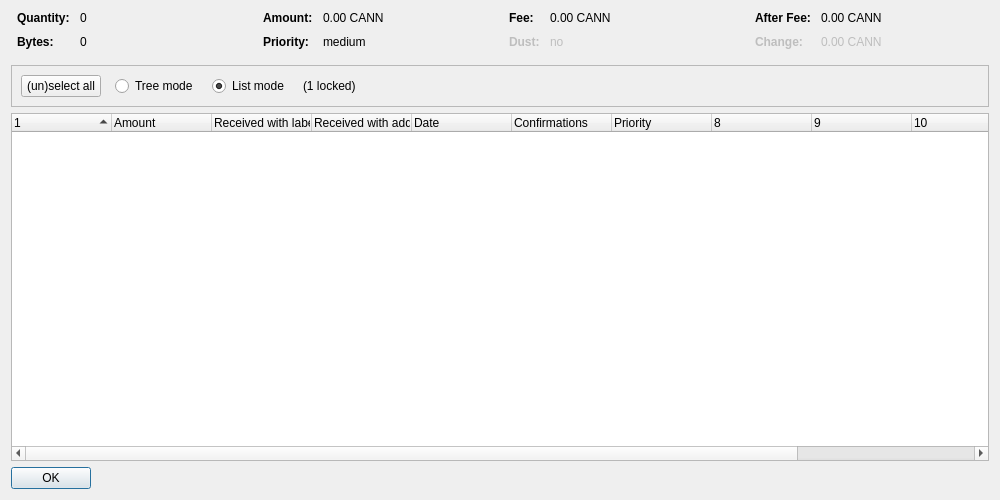
<?xml version="1.0" encoding="UTF-8"?>
<ui version="4.0">
 <class>CoinControlDialog</class>
 <widget class="QDialog" name="CoinControlDialog">
  <property name="geometry">
   <rect>
    <x>0</x>
    <y>0</y>
    <width>1000</width>
    <height>500</height>
   </rect>
  </property>
  <property name="windowTitle">
   <string>Coin Selection</string>
  </property>
  <layout class="QVBoxLayout" name="verticalLayout">
   <item>
    <layout class="QHBoxLayout" name="horizontalLayoutTop" stretch="0,0,0,0">
     <property name="topMargin">
      <number>0</number>
     </property>
     <property name="bottomMargin">
      <number>10</number>
     </property>
     <item>
      <layout class="QFormLayout" name="formLayoutCoinControl1">
       <property name="horizontalSpacing">
        <number>10</number>
       </property>
       <property name="verticalSpacing">
        <number>10</number>
       </property>
       <property name="leftMargin">
        <number>6</number>
       </property>
       <property name="rightMargin">
        <number>6</number>
       </property>
       <item row="0" column="0">
        <widget class="QLabel" name="labelCoinControlQuantityText">
         <property name="font">
          <font>
           <weight>75</weight>
           <bold>true</bold>
          </font>
         </property>
         <property name="text">
          <string>Quantity:</string>
         </property>
        </widget>
       </item>
       <item row="0" column="1">
        <widget class="QLabel" name="labelCoinControlQuantity">
         <property name="cursor">
          <cursorShape>IBeamCursor</cursorShape>
         </property>
         <property name="contextMenuPolicy">
          <enum>Qt::ActionsContextMenu</enum>
         </property>
         <property name="text">
          <string notr="true">0</string>
         </property>
         <property name="textInteractionFlags">
          <set>Qt::LinksAccessibleByMouse|Qt::TextSelectableByKeyboard|Qt::TextSelectableByMouse</set>
         </property>
        </widget>
       </item>
       <item row="1" column="0">
        <widget class="QLabel" name="labelCoinControlBytesText">
         <property name="font">
          <font>
           <weight>75</weight>
           <bold>true</bold>
          </font>
         </property>
         <property name="text">
          <string>Bytes:</string>
         </property>
        </widget>
       </item>
       <item row="1" column="1">
        <widget class="QLabel" name="labelCoinControlBytes">
         <property name="cursor">
          <cursorShape>IBeamCursor</cursorShape>
         </property>
         <property name="contextMenuPolicy">
          <enum>Qt::ActionsContextMenu</enum>
         </property>
         <property name="text">
          <string notr="true">0</string>
         </property>
         <property name="textInteractionFlags">
          <set>Qt::LinksAccessibleByMouse|Qt::TextSelectableByKeyboard|Qt::TextSelectableByMouse</set>
         </property>
        </widget>
       </item>
      </layout>
     </item>
     <item>
      <layout class="QFormLayout" name="formLayoutCoinControl2">
       <property name="horizontalSpacing">
        <number>10</number>
       </property>
       <property name="verticalSpacing">
        <number>10</number>
       </property>
       <property name="leftMargin">
        <number>6</number>
       </property>
       <property name="rightMargin">
        <number>6</number>
       </property>
       <item row="0" column="0">
        <widget class="QLabel" name="labelCoinControlAmountText">
         <property name="font">
          <font>
           <weight>75</weight>
           <bold>true</bold>
          </font>
         </property>
         <property name="text">
          <string>Amount:</string>
         </property>
        </widget>
       </item>
       <item row="0" column="1">
        <widget class="QLabel" name="labelCoinControlAmount">
         <property name="cursor">
          <cursorShape>IBeamCursor</cursorShape>
         </property>
         <property name="contextMenuPolicy">
          <enum>Qt::ActionsContextMenu</enum>
         </property>
         <property name="text">
          <string notr="true">0.00 CANN</string>
         </property>
         <property name="textInteractionFlags">
          <set>Qt::LinksAccessibleByMouse|Qt::TextSelectableByKeyboard|Qt::TextSelectableByMouse</set>
         </property>
        </widget>
       </item>
       <item row="1" column="0">
        <widget class="QLabel" name="labelCoinControlPriorityText">
         <property name="font">
          <font>
           <weight>75</weight>
           <bold>true</bold>
          </font>
         </property>
         <property name="text">
          <string>Priority:</string>
         </property>
        </widget>
       </item>
       <item row="1" column="1">
        <widget class="QLabel" name="labelCoinControlPriority">
         <property name="cursor">
          <cursorShape>IBeamCursor</cursorShape>
         </property>
         <property name="contextMenuPolicy">
          <enum>Qt::ActionsContextMenu</enum>
         </property>
         <property name="text">
          <string notr="true">medium</string>
         </property>
         <property name="textInteractionFlags">
          <set>Qt::LinksAccessibleByMouse|Qt::TextSelectableByKeyboard|Qt::TextSelectableByMouse</set>
         </property>
        </widget>
       </item>
      </layout>
     </item>
     <item>
      <layout class="QFormLayout" name="formLayoutCoinControl3">
       <property name="horizontalSpacing">
        <number>10</number>
       </property>
       <property name="verticalSpacing">
        <number>10</number>
       </property>
       <property name="leftMargin">
        <number>6</number>
       </property>
       <property name="rightMargin">
        <number>6</number>
       </property>
       <item row="0" column="0">
        <widget class="QLabel" name="labelCoinControlFeeText">
         <property name="font">
          <font>
           <weight>75</weight>
           <bold>true</bold>
          </font>
         </property>
         <property name="text">
          <string>Fee:</string>
         </property>
        </widget>
       </item>
       <item row="0" column="1">
        <widget class="QLabel" name="labelCoinControlFee">
         <property name="cursor">
          <cursorShape>IBeamCursor</cursorShape>
         </property>
         <property name="contextMenuPolicy">
          <enum>Qt::ActionsContextMenu</enum>
         </property>
         <property name="text">
          <string notr="true">0.00 CANN</string>
         </property>
         <property name="textInteractionFlags">
          <set>Qt::LinksAccessibleByMouse|Qt::TextSelectableByKeyboard|Qt::TextSelectableByMouse</set>
         </property>
        </widget>
       </item>
       <item row="1" column="0">
        <widget class="QLabel" name="labelCoinControlLowOutputText">
         <property name="enabled">
          <bool>false</bool>
         </property>
         <property name="font">
          <font>
           <weight>75</weight>
           <bold>true</bold>
          </font>
         </property>
         <property name="text">
          <string>Dust:</string>
         </property>
        </widget>
       </item>
       <item row="1" column="1">
        <widget class="QLabel" name="labelCoinControlLowOutput">
         <property name="enabled">
          <bool>false</bool>
         </property>
         <property name="cursor">
          <cursorShape>IBeamCursor</cursorShape>
         </property>
         <property name="contextMenuPolicy">
          <enum>Qt::ActionsContextMenu</enum>
         </property>
         <property name="text">
          <string notr="true">no</string>
         </property>
         <property name="textInteractionFlags">
          <set>Qt::LinksAccessibleByMouse|Qt::TextSelectableByKeyboard|Qt::TextSelectableByMouse</set>
         </property>
        </widget>
       </item>
      </layout>
     </item>
     <item>
      <layout class="QFormLayout" name="formLayoutCoinControl4">
       <property name="horizontalSpacing">
        <number>10</number>
       </property>
       <property name="verticalSpacing">
        <number>10</number>
       </property>
       <property name="leftMargin">
        <number>6</number>
       </property>
       <property name="rightMargin">
        <number>6</number>
       </property>
       <item row="0" column="0">
        <widget class="QLabel" name="labelCoinControlAfterFeeText">
         <property name="font">
          <font>
           <weight>75</weight>
           <bold>true</bold>
          </font>
         </property>
         <property name="text">
          <string>After Fee:</string>
         </property>
        </widget>
       </item>
       <item row="0" column="1">
        <widget class="QLabel" name="labelCoinControlAfterFee">
         <property name="cursor">
          <cursorShape>IBeamCursor</cursorShape>
         </property>
         <property name="contextMenuPolicy">
          <enum>Qt::ActionsContextMenu</enum>
         </property>
         <property name="text">
          <string notr="true">0.00 CANN</string>
         </property>
         <property name="textInteractionFlags">
          <set>Qt::LinksAccessibleByMouse|Qt::TextSelectableByKeyboard|Qt::TextSelectableByMouse</set>
         </property>
        </widget>
       </item>
       <item row="1" column="0">
        <widget class="QLabel" name="labelCoinControlChangeText">
         <property name="enabled">
          <bool>false</bool>
         </property>
         <property name="font">
          <font>
           <weight>75</weight>
           <bold>true</bold>
          </font>
         </property>
         <property name="text">
          <string>Change:</string>
         </property>
        </widget>
       </item>
       <item row="1" column="1">
        <widget class="QLabel" name="labelCoinControlChange">
         <property name="enabled">
          <bool>false</bool>
         </property>
         <property name="cursor">
          <cursorShape>IBeamCursor</cursorShape>
         </property>
         <property name="contextMenuPolicy">
          <enum>Qt::ActionsContextMenu</enum>
         </property>
         <property name="text">
          <string notr="true">0.00 CANN</string>
         </property>
         <property name="textInteractionFlags">
          <set>Qt::LinksAccessibleByMouse|Qt::TextSelectableByKeyboard|Qt::TextSelectableByMouse</set>
         </property>
        </widget>
       </item>
      </layout>
     </item>
    </layout>
   </item>
   <item>
    <widget class="QFrame" name="frame">
     <property name="minimumSize">
      <size>
       <width>0</width>
       <height>40</height>
      </size>
     </property>
     <property name="frameShape">
      <enum>QFrame::StyledPanel</enum>
     </property>
     <property name="frameShadow">
      <enum>QFrame::Sunken</enum>
     </property>
     <layout class="QHBoxLayout" name="horizontalLayout">
      <item>
       <layout class="QHBoxLayout" name="horizontalLayoutPanel" stretch="0,0,0,0,0">
        <property name="spacing">
         <number>14</number>
        </property>
        <item>
         <widget class="QPushButton" name="pushButtonSelectAll">
          <property name="sizePolicy">
           <sizepolicy hsizetype="Maximum" vsizetype="Fixed">
            <horstretch>0</horstretch>
            <verstretch>0</verstretch>
           </sizepolicy>
          </property>
          <property name="text">
           <string>(un)select all</string>
          </property>
          <property name="autoDefault">
           <bool>false</bool>
          </property>
         </widget>
        </item>
        <item>
         <widget class="QRadioButton" name="radioTreeMode">
          <property name="sizePolicy">
           <sizepolicy hsizetype="Maximum" vsizetype="Fixed">
            <horstretch>0</horstretch>
            <verstretch>0</verstretch>
           </sizepolicy>
          </property>
          <property name="text">
           <string>Tree mode</string>
          </property>
         </widget>
        </item>
        <item>
         <widget class="QRadioButton" name="radioListMode">
          <property name="sizePolicy">
           <sizepolicy hsizetype="Maximum" vsizetype="Fixed">
            <horstretch>0</horstretch>
            <verstretch>0</verstretch>
           </sizepolicy>
          </property>
          <property name="text">
           <string>List mode</string>
          </property>
          <property name="checked">
           <bool>true</bool>
          </property>
         </widget>
        </item>
        <item>
         <widget class="QLabel" name="labelLocked">
          <property name="text">
           <string notr="true">(1 locked)</string>
          </property>
         </widget>
        </item>
        <item>
         <spacer name="horizontalSpacer">
          <property name="orientation">
           <enum>Qt::Horizontal</enum>
          </property>
          <property name="sizeHint" stdset="0">
           <size>
            <width>40</width>
            <height>20</height>
           </size>
          </property>
         </spacer>
        </item>
       </layout>
      </item>
     </layout>
    </widget>
   </item>
   <item>
    <widget class="CoinControlTreeWidget" name="treeWidget">
     <property name="contextMenuPolicy">
      <enum>Qt::CustomContextMenu</enum>
     </property>
     <property name="sortingEnabled">
      <bool>false</bool>
     </property>
     <property name="columnCount">
      <number>12</number>
     </property>
     <attribute name="headerShowSortIndicator" stdset="0">
      <bool>true</bool>
     </attribute>
     <attribute name="headerStretchLastSection">
      <bool>false</bool>
     </attribute>
     <column>
      <property name="text">
       <string/>
      </property>
     </column>
     <column>
      <property name="text">
       <string>Amount</string>
      </property>
     </column>
     <column>
      <property name="text">
       <string>Received with label</string>
      </property>
     </column>
     <column>
      <property name="text">
       <string>Received with address</string>
      </property>
     </column>
     <column>
      <property name="text">
       <string>Date</string>
      </property>
     </column>
     <column>
      <property name="text">
       <string>Confirmations</string>
      </property>
      <property name="toolTip">
       <string>Confirmed</string>
      </property>
     </column>
     <column>
      <property name="text">
       <string>Priority</string>
      </property>
     </column>
     <column>
      <property name="text">
       <string/>
      </property>
     </column>
     <column>
      <property name="text">
       <string/>
      </property>
     </column>
     <column>
      <property name="text">
       <string/>
      </property>
     </column>
     <column>
      <property name="text">
       <string/>
      </property>
     </column>
     <column>
      <property name="text">
       <string/>
      </property>
     </column>
    </widget>
   </item>
   <item>
    <widget class="QDialogButtonBox" name="buttonBox">
     <property name="sizePolicy">
      <sizepolicy hsizetype="Maximum" vsizetype="Fixed">
       <horstretch>0</horstretch>
       <verstretch>0</verstretch>
      </sizepolicy>
     </property>
     <property name="orientation">
      <enum>Qt::Horizontal</enum>
     </property>
     <property name="standardButtons">
      <set>QDialogButtonBox::Ok</set>
     </property>
    </widget>
   </item>
  </layout>
 </widget>
 <customwidgets>
  <customwidget>
   <class>CoinControlTreeWidget</class>
   <extends>QTreeWidget</extends>
   <header>coincontroltreewidget.h</header>
  </customwidget>
 </customwidgets>
 <resources/>
 <connections/>
</ui>
